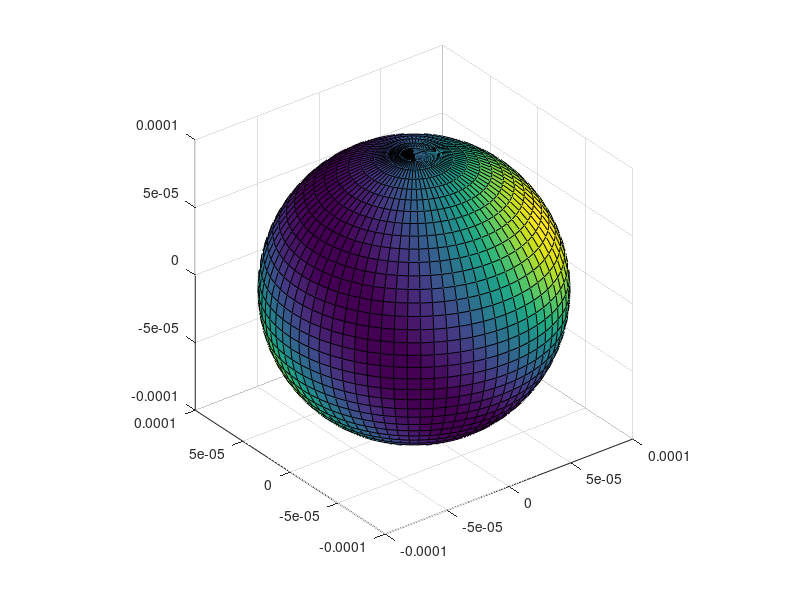

Write MATLAB code to recreate this figure.
% Problem - jakie siły (co do wartości) występują gdy
% w specyficzny sposób umocujemy małą kulkę na sprężynkach?

a = 0.10; % metry
b = 0.10; % metry
c = 0.10; % metry

k = 1000; % N/m

L0 = 0.5 * sqrt(a.^2 + b.^2 + c.^2); % długość spężynki

delta = 1E-4;

[theta, phi] = meshgrid(0:5:180, 0:5:360);

x = delta .* sind(theta) .* cosd(phi);
y = delta .* sind(theta) .* sind(phi);
z = delta .* cosd(theta);

dU = zeros(size(x));

xs = -a/2; ys = -b/2; zs = -c/2;
L = sqrt((x - xs).^2 + (y - ys).^2 + (z - zs).^2);
dL = L - L0;
dU = dU + k/2 * dL.^2;            

% xs = +a/2; ys = -b/2; zs = -c/2;
% L = sqrt((x - xs).^2 + (y - ys).^2 + (z - zs).^2);
% dL = L - L0;
% dU = dU + k/2 * dL.^2;            

% xs = -a/2; ys = +b/2; zs = -c/2;
% L = sqrt((x - xs).^2 + (y - ys).^2 + (z - zs).^2);
% dL = L - L0;
% dU = dU + k/2 * dL.^2;            

xs = +a/2; ys = +b/2; zs = -c/2;
L = sqrt((x - xs).^2 + (y - ys).^2 + (z - zs).^2);
dL = L - L0;
dU = dU + k/2 * dL.^2;            

% xs = -a/2; ys = -b/2; zs = +c/2;
% L = sqrt((x - xs).^2 + (y - ys).^2 + (z - zs).^2);
% dL = L - L0;
% dU = dU + k/2 * dL.^2;            

% xs = +a/2; ys = -b/2; zs = +c/2;
% L = sqrt((x - xs).^2 + (y - ys).^2 + (z - zs).^2);
% dL = L - L0;
% dU = dU + k/2 * dL.^2;            

xs = -a/2; ys = +b/2; zs = +c/2;
L = sqrt((x - xs).^2 + (y - ys).^2 + (z - zs).^2);
dL = L - L0;
dU = dU + k/2 * dL.^2;            

% xs = +a/2; ys = +b/2; zs = +c/2;
% L = sqrt((x - xs).^2 + (y - ys).^2 + (z - zs).^2);
% dL = L - L0;
% dU = dU + k/2 * dL.^2;            

F = - dU ./ delta;

surf(x, y, z, F);
axis equal;
